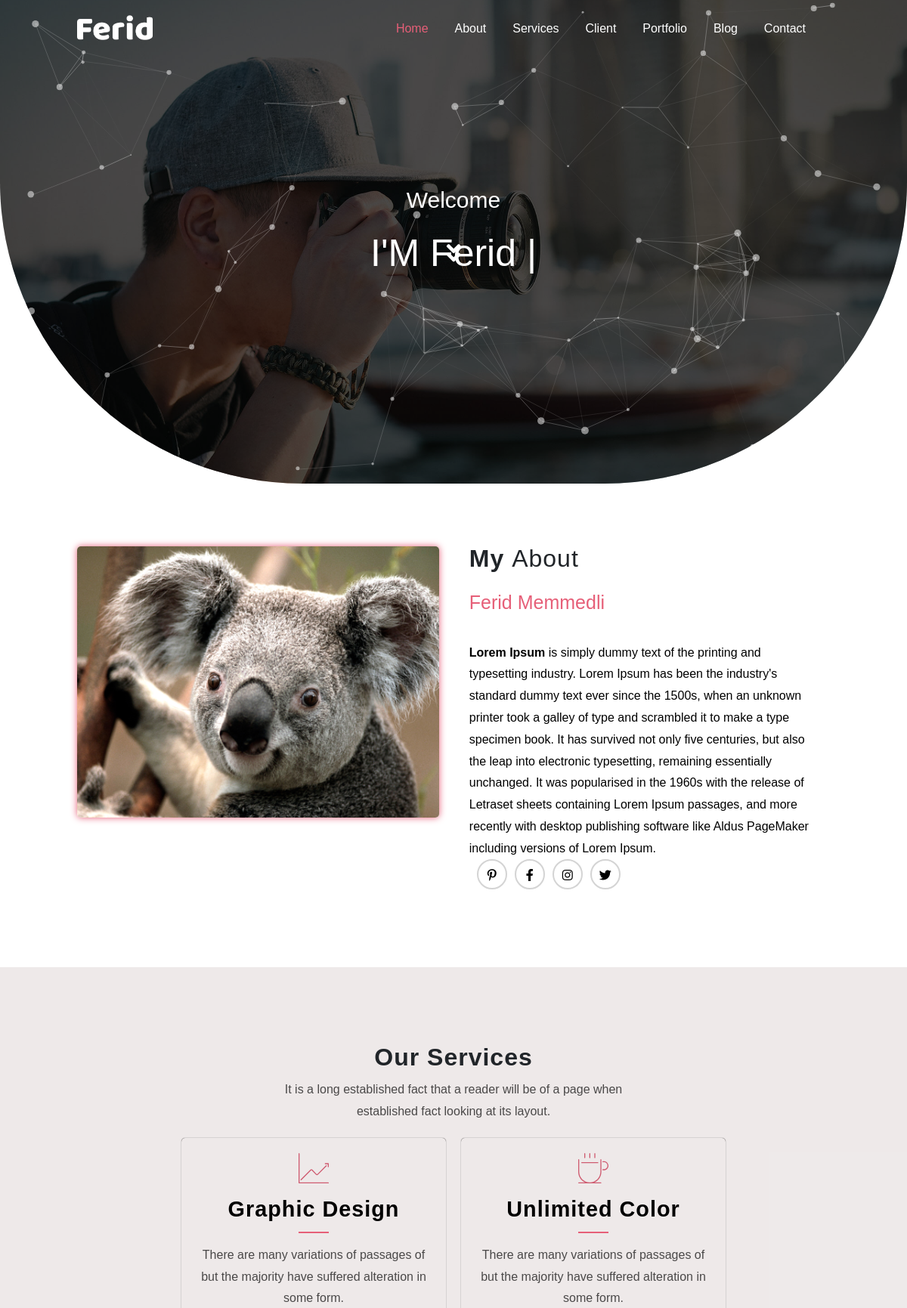
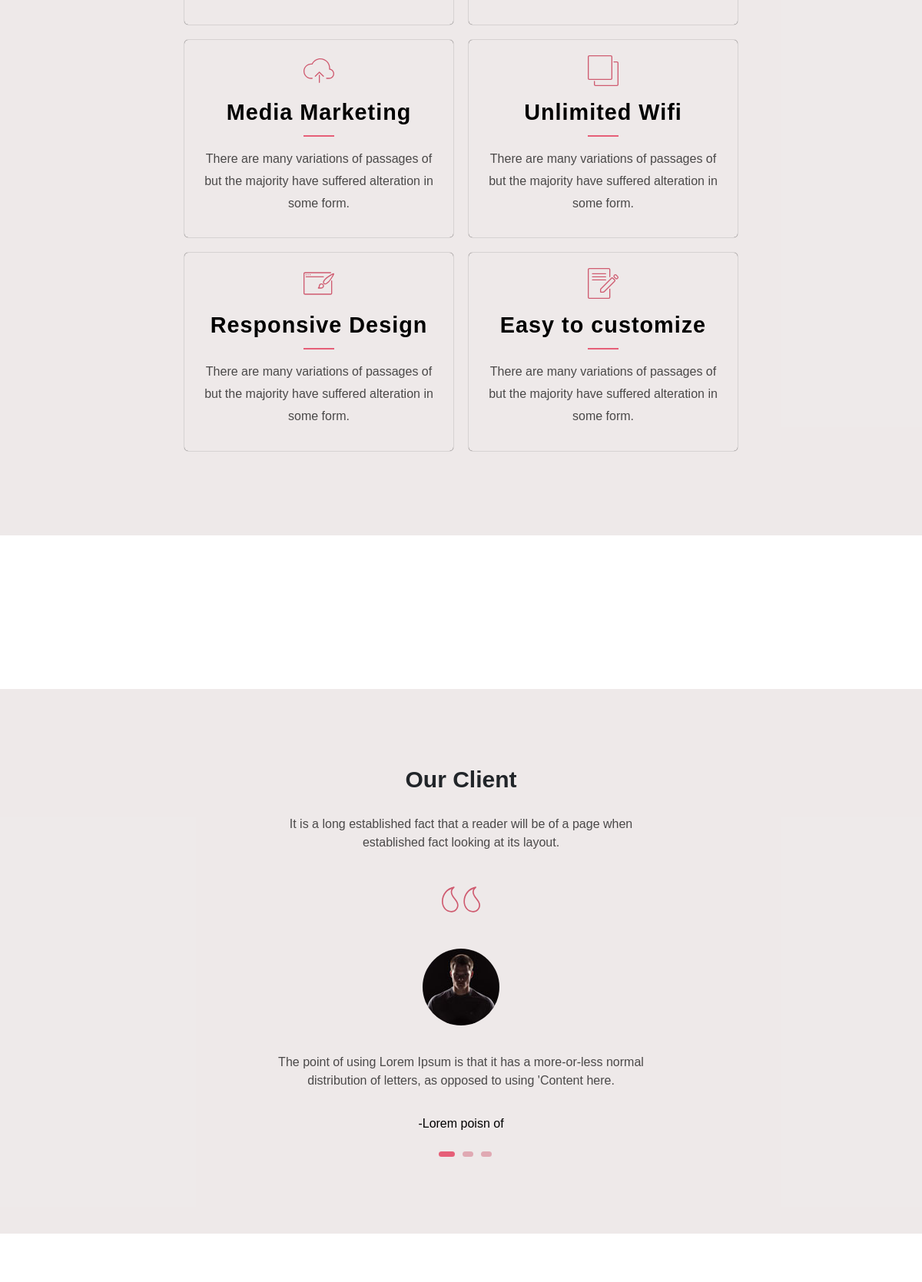
The page / (upper part) on the database its author committed (2 pictures, top to bottom).
### models.py (models this page shows)
class About(db.Model):
    id = db.Column(db.Integer, primary_key=True)
    title = db.Column(db.String(20),nullable=False)
    detail = db.Column(db.Text,nullable=False)
    image = db.Column(db.String,nullable=False)

### app/routes.py (the view)
@app.route('/',methods=['GET','POST'])
def homePage():
    blog=Blogs.query.all()
    contact= Contact.query.all()
    about=About.query.all()
    if request.method == 'POST':
        form = Form(userName=request.form['name'],userEmail=request.form['email'],
            userSubject=request.form['subject'],userMessage=request.form['comments'])
        db.session.add(form)
        db.session.commit()
        return redirect ('/')
    return render_template('app/index.html',blog=blog,contact=contact,about=about)

### app/templates/app/index.html (shortened to what this page needs)
{% extends "app/layout.html" %}
{% block content_menu %}
<li><a class="blank" href="#blog">Blog</a></li>
<li><a class="blank" href="#contact">Contact</a></li>
{% endblock %}
{% block content_body %}
<section id="about" class="flex-full-center">
    <div class="flex-spacebetween border-box pb-2x">
        {% for i in about %}
        <div class="mr-3x" id="about-logo"><img class="width-full" src="{{i.image}}"></div>
        <div class="pr-1x flex-spacebetween pl-1x border-box width-full" id="about-metn">
            <h2 class="mb-2x">My <span>About</span></h2>
            <h4 class="mb-2x"><span class="color-red">{{i.title}}</span></h4>
            <p class="mb-1x color-light-black">{{i.detail|safe}}
            </p>
            {% endfor %}
            <ul class="flex-horizontal-start">
                <li><a href="#header" class="ml-1x"><i class="fab fa-pinterest-p"></i></a></li>
                <li><a href="#header" class="ml-1x"><i class="fab fa-facebook-f"></i></a></li>
                <li><a href="#header" class="ml-1x"><i class="fab fa-instagram"></i></a></li>
                <li><a href="#header" class="ml-1x"><i class="fab fa-twitter"></i></a></li>
            </ul>
        </div>
    </div>
</section>
<section id="servies" class="pv-10x color-bg-white">
    <h2>Our Services</h2>
    <p class="mv-2x mb-7x border-box color-light-black">It is a long established fact that a reader will be of a
        page when established fact looking at its
        layout.</p>
    <div class="container">
        <div class="row">
            <div class="col-4 box">
                <div class="flex-full-center mb-2x"><img src="./static/img/svg/mbri-growing-chart.svg" alt="svg">
                </div>
                <h4 class="mb-1x">Graphic Design</h4>
                <div class="services"></div>
                <p class="mb-1x">
                    There are many variations of passages of but the majority have suffered alteration in some form.
                </p>
            </div>
            <div class="col-4 box">
                <div class="flex-full-center mb-2x"><img src="./static/img/svg/mbri-hot-cup.svg" alt="svg"></div>
                <h4 class="mb-1x">Unlimited Color</h4>
                <div class="services"></div>
                <p class="mb-1x">
                    There are many variations of passages of but the majority have suffered alteration in some form.
                </p>
            </div>
            <div class="col-4 box">
                <div class="flex-full-center mb-2x"><img src="./static/img/svg/mbri-upload.svg" alt="svg"></div>
                <h4 class="mb-1x">Media Marketing</h4>
                <div class="services"></div>
                <p class="mb-1x">
                    There are many variations of passages of but the majority have suffered alteration in some form.
                </p>
            </div>
            <div class="col-4 box">
                <div class="flex-full-center mb-2x"><img src="./static/img/svg/mbri-layers.svg" alt="svg"></div>
                <h4 class="mb-1x">Unlimited Wifi</h4>
                <div class="services"></div>
                <p class="mb-1x">
                    There are many variations of passages of but the majority have suffered alteration in some form.
                </p>
            </div>
            <div class="col-4 box">
                <div class="flex-full-center mb-2x"><img src="./static/img/svg/mbri-website-theme.svg" alt="svg">
                </div>
                <h4 class="mb-1x">Responsive Design</h4>
                <div class="services"></div>
                <p class="mb-1x">
                    There are many variations of passages of but the majority have suffered alteration in some form.
                </p>
            </div>
            <div class="col-4 box">
                <div class="flex-full-center mb-2x"><img src="./static/img/svg/mbri-edit.svg" alt="svg"></div>
                <h4 class="mb-1x">Easy to customize</h4>
                <div class="services"></div>
                <p class="mb-1x">
                    There are many variations of passages of but the majority have suffered alteration in some form.
                </p>
            </div>
        </div>
    </div>
</section>
<main id="freelancer" class="pv-10x">
</main>
<section id="client" class="pv-10x">
    <div class="container flex-columun-around">
        <h2>Our Client</h2>
        <p class="flex-full-center m-2x color-light-black">It is a long established fact that a reader will be of a
            page when established fact looking at its layout.</p>
        <div id="baba">
            <div id="ata">
                <div class="slayt flex-columun-around">
                    <div class="svg-dirnaq"><img src="./static/img/svg/mbri-quote-left.svg" alt=""></div>
                    <div class="lg flex-full-center"><img src="./static/img/testi-1.jpg" alt=""></div>
                    <p class="flex-full-center color-light-black">The point of using Lorem Ipsum is that it has a
                        more-or-less normal distribution of letters, as opposed to using 'Content here.</p>
                    <div class="alt flex-full-center">-Lorem poisn of</div>
                </div>
            </div>
        </div>
        <div class="aktiv flex-full-center">
            <span id="active1" class="aktiv1 active btn-border-radius-6x ml-1x mt-1x"></span>
            <span id="active2" class="aktiv1 btn-border-radius-6x ml-1x mt-1x"></span>
            <span id="active3" class="aktiv1 btn-border-radius-6x ml-1x mt-1x"></span>
        </div>
    </div>
</section>
<section id="portfolio" class="pv-10x">
</section>
{% endblock %}

### rows shown on the page
About: image (picture), title "Ferid Memmedli", detail "Lorem Ipsum is simply dummy text of the printing and typesetting industry. Lorem Ipsum has been the industry's standard dummy text ever since the 1500s, when an unknown printer took a galley of type and scrambled it to make a type specimen book. It has survived not only five centuries, but also the leap into electronic typesetting, remaining essentially unchanged. It was popularised in the 1960s with the release of Letraset sheets containing Lorem Ipsum passages, and more recently with desktop publishing software like Aldus PageMaker including versions of Lorem Ipsum."
